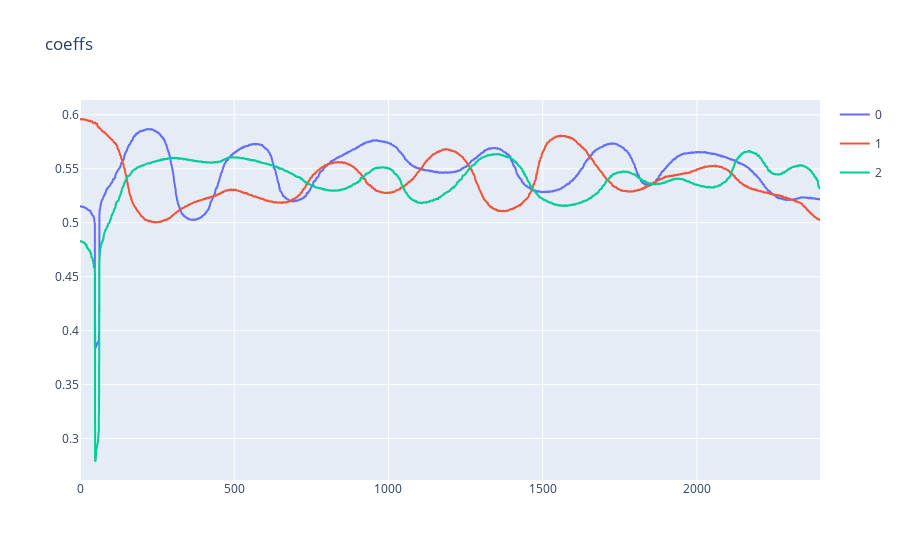

The code cell stored with this chart in its notebook:
### Code cell
import util
util.plotting(model.coeffs.detach().numpy()[:,:train_size].T, title='coeffs');

### Figure 1 — Plotly figure (JSON) as saved in the notebook; plotly's stock layout.template omitted (floating-point values rounded to 4 significant figures; data arrays with more than 128 entries replaced by an {"elided": "..."} marker saying what was removed)
{"data": [{"hovertemplate": "variable=0<br>index=%{x}<br>value=%{y}<extra></extra>", "legendgroup": "0", "line": {"color": "#636efa", "dash": "solid"}, "marker": {"symbol": "circle"}, "mode": "lines", "name": "0", "showlegend": true, "type": "scattergl", "x": {"elided": "2400 int values"}, "xaxis": "x", "y": {"elided": "2400 float values"}, "yaxis": "y"}, {"hovertemplate": "variable=1<br>index=%{x}<br>value=%{y}<extra></extra>", "legendgroup": "1", "line": {"color": "#EF553B", "dash": "solid"}, "marker": {"symbol": "circle"}, "mode": "lines", "name": "1", "showlegend": true, "type": "scattergl", "x": {"elided": "2400 int values"}, "xaxis": "x", "y": {"elided": "2400 float values"}, "yaxis": "y"}, {"hovertemplate": "variable=2<br>index=%{x}<br>value=%{y}<extra></extra>", "legendgroup": "2", "line": {"color": "#00cc96", "dash": "solid"}, "marker": {"symbol": "circle"}, "mode": "lines", "name": "2", "showlegend": true, "type": "scattergl", "x": {"elided": "2400 int values"}, "xaxis": "x", "y": {"elided": "2400 float values"}, "yaxis": "y"}], "layout": {"title": {"text": "coeffs"}}}
